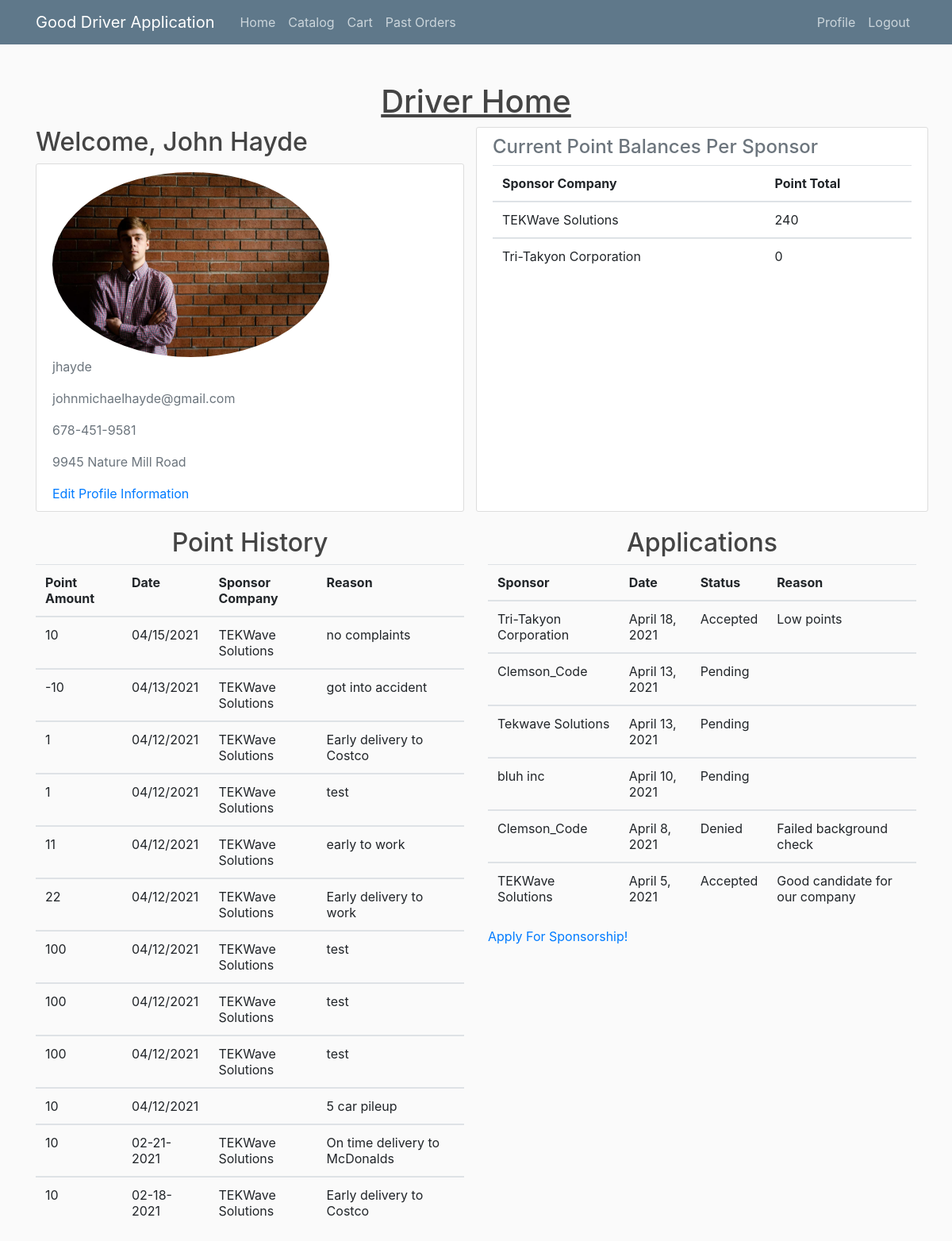
/driver_home/ (signed in), run on the app's committed database.
### users/models.py (models this page shows)
class Driver(models.Model):
    username = models.CharField(max_length=30)
    password = models.CharField(max_length=30)
    first_name = models.CharField(max_length=20)
    last_name = models.CharField(max_length=30)
    phone_num = models.CharField(max_length=15)
    email = models.CharField(max_length=30)
    address = models.CharField(max_length=50)
    points = models.IntegerField(default=0)
    point_change_temp = models.IntegerField(default=0)
    sponsor = models.CharField(max_length=50, default="")
    profile_photo = ResizedImageField(quality=50, default='default.jpg', upload_to='profile_photos')

class Sponsorship(models.Model):
	sponsor_company = models.CharField(max_length=30, default = "")
	driver = models.CharField(max_length=30)
	driver_points = models.IntegerField(default=0)
	price_scalar = models.FloatField(default=1)

class PointHist(models.Model):
    username = models.CharField(max_length=30)
    sponsor_username = models.CharField(max_length=30)
    sponsor_company = models.CharField(max_length=30, default="")
    date = models.CharField(max_length=30)
    points = models.IntegerField(default=0)
    reason = models.CharField(max_length=300)

class Application(models.Model):
	driver = models.CharField(max_length=30)
	sponsor_company = models.CharField(max_length=30, default="")
	date = models.DateField(auto_now_add=True)
	status = models.CharField(max_length=10)
	reason = models.CharField(max_length=300, default="")

### portal/views.py (the view)
# urls.py: path('driver_home/', views.driver_home, name='driver-home'),
def driver_home(request):
    user = request.user
    gUser = GenericUser.objects.get(username=user.username)
    userType = gUser.type
    if userType == 'Sponsor':
        print('Driver name is: \''+Sponsor.objects.get(username=user.username).driver_vicarious+'\'')
    if userType == 'Sponsor' and not Driver.objects.filter(username=Sponsor.objects.get(username=user.username).driver_vicarious).exists():
        return redirect('select-driver')
    driver = driverGet(user)
    try:
        if userType == 'Sponsor':
            point_hist = PointHist.objects.filter(username=driver.username,sponsor_company=Sponsor.objects.get(username=user.username).sponsor_company)
        else:
            point_hist = PointHist.objects.filter(username=driver.username)
    except PointHist.DoesNotExist:
        point_hist = None
    try:
        if userType == 'Sponsor':
            applications = Application.objects.filter(driver=driver.username,sponsor_company=Sponsor.objects.get(username=user.username).sponsor_company)
        else:
            applications = Application.objects.filter(driver=driver.username)
    except Application.DoesNotExist:
        applications = None
    try:
        if userType == 'Sponsor':
            sponsor_list = Sponsorship.objects.filter(driver=driver.username,sponsor_company=Sponsor.objects.get(username=user.username).sponsor_company)
        else:
            sponsor_list = Sponsorship.objects.filter(driver=driver.username)
    except Sponsorship.DoesNotExist:
        sponsor_list = None
    data = {
        'points': driver.points,
        'point_hist': point_hist,
        'first_name': driver.first_name,
        'last_name': driver.last_name,
        'phone_num': driver.phone_num,
        'address': driver.address,
        'profile_photo': driver.profile_photo.url,
        'applications': applications,
        'sponsor': driver.sponsor,
        'sponsor_list': sponsor_list,
        'realDriver': (userType == 'Driver'),
    }
    return render(request, 'portal/driver_home.html', data)

### portal/views.py (called while the page is built)
def driverGet(user):
    gUser = GenericUser.objects.get(username=user.username)
    if (gUser.type == 'Driver'):
        return Driver.objects.get(username=user.username)
    elif (gUser.type == 'Sponsor'):
        return Driver.objects.get(username=Sponsor.objects.get(username=user.username).driver_vicarious)

### portal/templates/portal/driver_home.html
{% extends "portal/base_driver.html" %}
{% load static %}
{% block content %}
	<div class="row">
		<div class="col-md-12 d-flex justify-content-center">
			<h1 style="text-decoration: underline;">Driver Home</h1>
		</div>
	</div>
	<div class="row">
		<div class="col-md-6">
			{% if realDriver %}
				<h2 class="account-heading">Welcome, {{ first_name }} {{ last_name }}</h2>
			{% else %}
				<h2 class="account-heading">Viewing as {{ first_name }} {{ last_name }}</h2>
			{% endif %}
			<div class="content-section">
				<div class="media-body">
					<img class="rounded-circle account-img" width="70%" height="auto" src="{{ profile_photo }}">
					<p class="text-secondary">{{ user.username }}</p>
					<p class="text-secondary">{{ user.email }}</p>
					<p class="text-secondary">{{ phone_num }}</p>
					<p class="text-secondary">{{ address }}</p>
					<a href="{% url 'update-info' %}">Edit Profile Information</a>
				</div>
			</div>
		</div>
		<div class="col-md-6 content-section">
			<div class="media-heading">
				<h4 class="text-secondary">Current Point Balances Per Sponsor</h4>
				{% if sponsor_list %}
				<table class="table">
					<tr>
						<th scope="col">Sponsor Company</th>
						<th scope="col">Point Total</th>
					</tr>
					{% for sponsor in sponsor_list %}
						<tbody>
							<tr>
								<td>{{ sponsor.sponsor_company }}</td>
								<td>{{ sponsor.driver_points }}</td>
							</tr>
						</tbody>
					{% endfor %}
				</table>
				{% else %}
					<p>No sponsor point balances to display</p>
				{% endif %}
			</div>
		</div>
	</div>
	<div class="row">
		<div class="col-md-6">
			<h2 class="media-heading d-flex justify-content-center">Point History</h2>
			{% if point_hist %}
				<table class="table">
					<tr>
						<th scope="col">Point Amount</th>
						<th scope="col">Date</th>
						<th scope="col">Sponsor Company</th>
						<th scope="col">Reason</th>
					</tr>
					{% for item in point_hist reversed %}
						<tbody>
							<tr>
								<td>{{ item.points }}</td>
								<td>{{ item.date }}</td>
								<td>{{ item.sponsor_company }}</td>
								<td>{{ item.reason }}</td>
							</tr>
						</tbody>
					{% endfor %}
				</table>
			{% else %}
				<p class="text-secondary">No Point History To Display</p>
			{% endif %}
		</div>
		<div class="col-md-6">
			<h2 class="media-heading d-flex justify-content-center">Applications</h2>
			{% if applications %}
				<table class="table">
					<tr>
						<th scope="col">Sponsor</th>
						<th scope="col">Date</th>
						<th scope="col">Status</th>
						<th scope="col">Reason</th>
					</tr>
					{% for item in applications reversed %}
						<tbody>
							<tr>
								<td>{{ item.sponsor_company }}</td>
								<td>{{ item.date }}</td>
								<td>{{ item.status }}</td>
								<td>{{ item.reason }}</td>
							</tr>
						</tbody>
					{% endfor %}
				</table>
			{% else %}
				<p class="text-secondary">No Applications To Display</p>
			{% endif %}
			<a href="{% url 'apply' %}">Apply For Sponsorship!</a>
		</div>
	</div>
{% endblock content%}

### portal/static/portal/main.css (style rules this page uses)
body { background: #fafafa; color: #333333; margin-top: 5rem; }
h1, h2, h3, h4, h5, h6 { color: #444444; }
.content-section { background: #ffffff; padding: 10px 20px; border: 1px solid #dddddd; border-radius: 3px; margin-bottom: 20px; }

### data on the page
Driver: first_name "John", last_name "Hayde", phone_num "678-451-9581", address "9945 Nature Mill Road"
Sponsorship: sponsor_company "TEKWave Solutions", driver_points "240"
Sponsorship: sponsor_company "Tri-Takyon Corporation", driver_points "0"
PointHist: points "10", date "04/15/2021", sponsor_company "TEKWave Solutions", reason "no complaints"
PointHist: points "-10", date "04/13/2021", sponsor_company "TEKWave Solutions", reason "got into accident"
PointHist: points "1", date "04/12/2021", sponsor_company "TEKWave Solutions", reason "Early delivery to Costco"
PointHist: points "1", date "04/12/2021", sponsor_company "TEKWave Solutions", reason "test"
PointHist: points "11", date "04/12/2021", sponsor_company "TEKWave Solutions", reason "early to work"
PointHist: points "22", date "04/12/2021", sponsor_company "TEKWave Solutions", reason "Early delivery to work"
PointHist: points "100", date "04/12/2021", sponsor_company "TEKWave Solutions", reason "test"
PointHist: points "100", date "04/12/2021", sponsor_company "TEKWave Solutions", reason "test"
PointHist: points "100", date "04/12/2021", sponsor_company "TEKWave Solutions", reason "test"
PointHist: points "10", date "04/12/2021", reason "5 car pileup"
PointHist: points "10", date "02-21-2021", sponsor_company "TEKWave Solutions", reason "On time delivery to McDonalds"
PointHist: points "10", date "02-18-2021", sponsor_company "TEKWave Solutions", reason "Early delivery to Costco"
Application: sponsor_company "Tri-Takyon Corporation", date "April 18, 2021", status "Accepted", reason "Low points"
Application: sponsor_company "Clemson_Code", date "April 13, 2021", status "Pending"
Application: sponsor_company "Tekwave Solutions", date "April 13, 2021", status "Pending"
Application: sponsor_company "bluh inc", date "April 10, 2021", status "Pending"
Application: sponsor_company "Clemson_Code", date "April 8, 2021", status "Denied", reason "Failed background check"
Application: sponsor_company "TEKWave Solutions", date "April 5, 2021", status "Accepted", reason "Good candidate for our company"

### other printed values
{{ user.username }} "jhayde"
{{ user.email }} "johnmichaelhayde@gmail.com"
